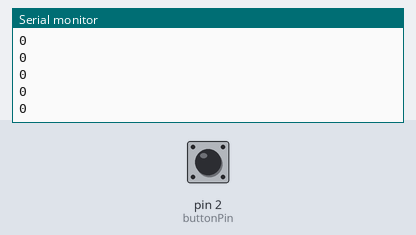
The sketch below on a simulated Arduino Uno, built with avr-gcc and run on an emulated ATmega328P. Parts: the last lines printed to the serial monitor. The inputs (shaded band) are chosen by the test bench; at power-on: pin 2 (buttonPin) HIGH.

Above: at 1.2 s.
1.3 s: pin 2 (buttonPin) pulled LOW for 0.15 s
At 2.3 s:
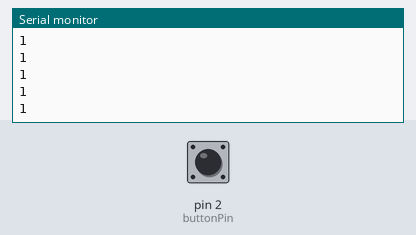
2.9 s: pin 2 (buttonPin) pulled LOW for 1 s
At 4.0 s:
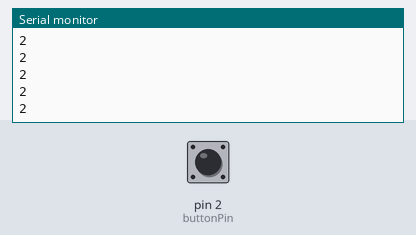
5.4 s: pin 2 (buttonPin) pulled LOW for 0.15 s
At 6.1 s:
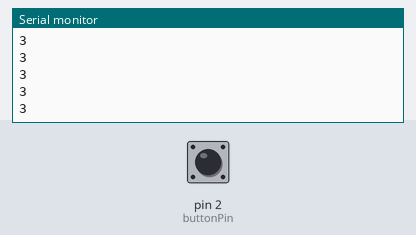
Timing chart, 0 to 7.8 s (numbered marks = the images above; inputs shaded):
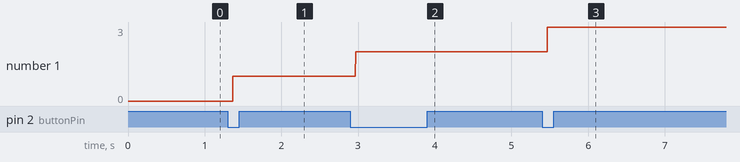

The sketch:

L3_2.ino
```cpp
// counter for pressing the button
const int buttonPin = 2;

bool buttonState = LOW;
int counter = 0;
bool previousState = HIGH;

void setup() {
  // put your setup code here, to run once:
  pinMode(buttonPin, INPUT_PULLUP);
  Serial.begin(9600);
}

void loop() {
  // put your main code here, to run repeatedly:
  buttonState = digitalRead(buttonPin);
  if(previousState != buttonState && buttonState == LOW){
    counter++;
  }
  previousState = buttonState;
  Serial.println(counter);
  delay(1);
}
```

Measured:
- after the input at 1.3 s, the serial monitor: prints a new line after 0.07 s (image 1)
- after the input at 2.9 s, the serial monitor: prints a new line after 0.07 s (image 2)
- after the input at 5.4 s, the serial monitor: prints a new line after 0.07 s (image 3)
- plotted number 1: 0 → 1 after the input at 1.3 s, 1 → 2 after the input at 2.9 s, 2 → 3 after the input at 5.4 s
